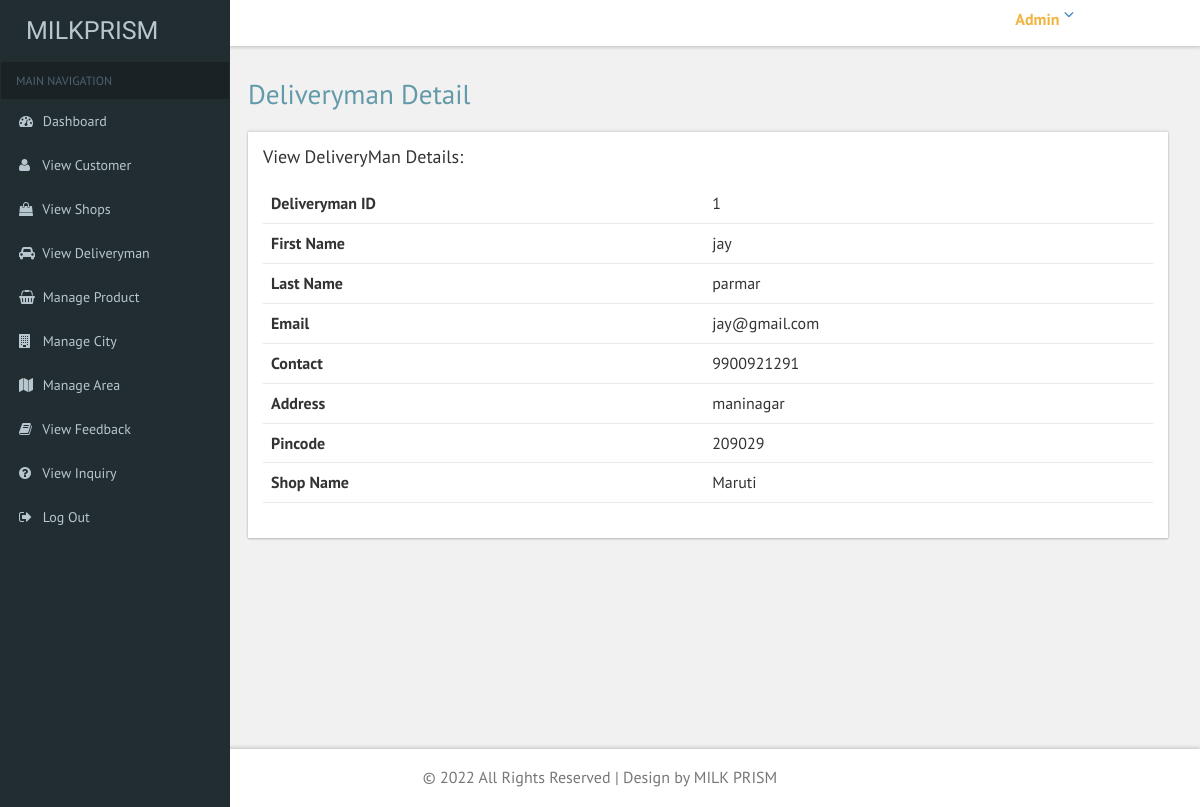
/ADMIN/deliveryman_detail.php?detail=1 (signed in), run on the app's committed database.
### tables this page shows
CREATE TABLE `deliveryman` (
  `deliveryman_id` int(11) NOT NULL,
  `fname` varchar(30) NOT NULL,
  `lname` varchar(30) NOT NULL,
  `email` varchar(50) NOT NULL,
  `contact` bigint(10) NOT NULL,
  `address` text NOT NULL,
  `pincode` int(11) NOT NULL,
  `password` varchar(50) NOT NULL,
  `reg_date` date NOT NULL,
  `shop_id` int(11) NOT NULL
);

CREATE TABLE `shop` (
  `shop_id` int(11) NOT NULL,
  `shop_name` varchar(50) NOT NULL,
  `shop_email` varchar(50) NOT NULL,
  `shop_contact` bigint(10) NOT NULL,
  `shop_address` text NOT NULL,
  `city_id` int(11) NOT NULL,
  `area_id` int(11) NOT NULL,
  `pincode` int(11) NOT NULL,
  `shopkeeper_name` varchar(100) NOT NULL,
  `shopkeeper_contact` bigint(10) NOT NULL,
  `shop_image` varchar(50) NOT NULL,
  `status` int(11) NOT NULL,
  `registration_date` date NOT NULL,
  `password` varchar(50) NOT NULL
);

### ADMIN/deliveryman_detail.php (the view, shortened to what this page needs)
<?php
include "common/connection.php";
$id = $_GET["detail"];
$category = $con->query("select * from deliveryman where deliveryman_id='$id'");
$customer = $category->fetch_object();
$city = $con->query("select * from shop where shop_id='$customer->shop_id'");
$shop = $city->fetch_object();
?>
<!DOCTYPE HTML>
<html>
<head>
<link href="css/bootstrap.css" rel='stylesheet' type='text/css' />
<link href="css/style.css" rel='stylesheet' type='text/css' />
<link href="css/font-awesome.css" rel="stylesheet">
 <link href='css/SidebarNav.min.css' media='all' rel='stylesheet' type='text/css'/>
<link href="css/custom.css" rel="stylesheet">
</head>
<body class="cbp-spmenu-push">
	<div class="main-content">
	<div class="cbp-spmenu cbp-spmenu-vertical cbp-spmenu-left" id="cbp-spmenu-s1">
		<aside class="sidebar-left">
      <?php include "common/sidebar.php"; ?>
    </aside>
	</div>
		<?php include "common/header.php"; ?>
		<div id="page-wrapper">
			<div class="main-page">
				<h2 class="title1">Deliveryman Detail</h2>
					<div class="panel-body widget-shadow">
						<h4 style="padding-bottom: 1em;">View DeliveryMan Details:</h4>
						<table class="table">
								<tr>
								  <th>Deliveryman ID</th>
								  <td><?php echo "$customer->deliveryman_id"; ?></td>
								</tr>
								<tr>
								  <th>First Name</th>
								  <td><?php echo "$customer->fname"; ?></td>
								</tr>
								<tr>
								  <th>Last Name</th>
								  <td><?php echo "$customer->lname"; ?></td>
								</tr>
								<tr>
								  <th>Email</th>
								  <td><?php echo "$customer->email"; ?></td>
								</tr>
								<tr>
								  <th>Contact</th>
								  <td><?php echo "$customer->contact"; ?></td>
								</tr>
								<tr>
								  <th>Address</th>
								  <td><?php echo "$customer->address"; ?></td>
								</tr>
								<tr>
								  <th>Pincode</th>
								  <td><?php echo "$customer->pincode"; ?></td>
								</tr>
								<tr>
								  <th>Shop Name</th>
								  <td><?php echo "$shop->shop_name"; ?></td>
								</tr>
						</table>
					</div>
			</div>
		</div>
		<?php include "common/footer.php"; ?>
	</div>
</body>
</html>

### ADMIN/common/header.php (shortened to what this page needs)
<?php
include "connection.php";
$id = $_SESSION["id"];
$admin = $con->query("select * from admin where id='$id'");
$row = $admin->fetch_object();
?>
<div class="sticky-header header-section ">
			<div class="header-right">
				<div class="profile_details">
					<ul>
						<li class="dropdown profile_details_drop">
							<a href="#" class="dropdown-toggle" data-toggle="dropdown" aria-expanded="false">
								<div class="profile_img">
									<div class="user-name">
										<p><?php echo "$row->name";?></p>
									</div>
									<i class="fa fa-angle-down"></i>
								</div>
							</a>
						</li>
					</ul>
				</div>
				<div class="clearfix"> </div>
			</div>
			<div class="clearfix"> </div>
		</div>

### ADMIN/css/custom.css (style rules this page uses)
#page-wrapper { padding:5em 2em 2.5em; background-color: #F1F1F1; }

### data on the page
deliveryman: deliveryman_id "1", fname "jay", lname "parmar", email "jay@gmail.com", contact "9900921291", address "maninagar", pincode "209029"
shop: shop_name "Maruti"

### other printed values
$row->name "Admin"
